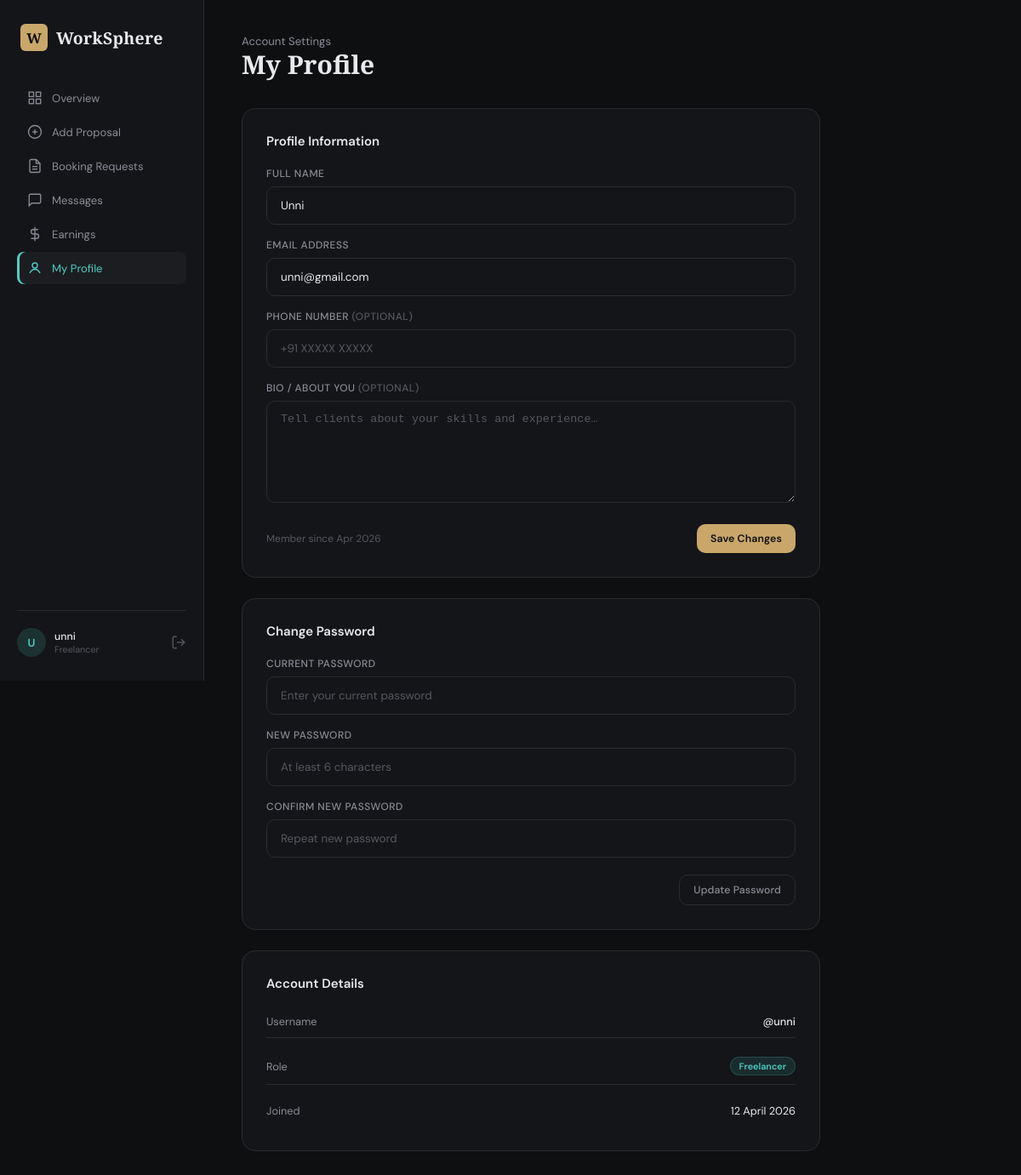
Screenshot of /freelancer/profile (signed in) with the database file from the repository.
### models.py (models this page shows, shortened)
class User(UserMixin, db.Model):
    __tablename__ = 'user'
    id            = db.Column(db.Integer, primary_key=True)
    username      = db.Column(db.String(80),  unique=True, nullable=False)
    email         = db.Column(db.String(120), unique=True, nullable=False)
    full_name     = db.Column(db.String(150), nullable=False)
    password_hash = db.Column(db.String(256), nullable=False)
    role          = db.Column(db.String(20),  nullable=False, default='client')
    created_at    = db.Column(db.DateTime,    default=datetime.utcnow)
    services               = db.relationship('Service',  foreign_keys='Service.freelancer_id',  backref='freelancer', lazy=True)
    bookings_as_client     = db.relationship('Booking',  foreign_keys='Booking.client_id',      backref='client',     lazy=True)
    bookings_as_freelancer = db.relationship('Booking',  foreign_keys='Booking.freelancer_id',  backref='freelancer', lazy=True)
    sent_messages          = db.relationship('Message',  foreign_keys='Message.sender_id',      backref='sender',     lazy=True)
    received_messages      = db.relationship('Message',  foreign_keys='Message.receiver_id',    backref='receiver',   lazy=True)
    payments_made          = db.relationship('Payment',  foreign_keys='Payment.client_id',      backref='client',     lazy=True)
    payments_received      = db.relationship('Payment',  foreign_keys='Payment.freelancer_id',  backref='freelancer', lazy=True)

### app.py (the view, shortened to what this page needs)
@app.route('/freelancer/profile', methods=['GET', 'POST'])
@login_required
def freelancer_profile():
    if current_user.role != 'freelancer':
        flash('Access denied.', 'error')
        return redirect(url_for('dashboard'))
    unread_msgs    = Message.query.filter_by(receiver_id=current_user.id, is_read=False).count()
    total_earnings = db.session.query(db.func.sum(Booking.amount)).filter_by(
        freelancer_id=current_user.id, status='completed').scalar() or 0
    total_jobs     = Booking.query.filter_by(freelancer_id=current_user.id, status='completed').count()
    return render_template('profile_freelancer.html',
        unread_msgs=unread_msgs,
        total_earnings=total_earnings,
        total_jobs=total_jobs)

### app.py (called while the page is built)
@login_manager.user_loader
def load_user(user_id):
    return db.session.get(User, int(user_id))

@app.after_request
def no_cache(response):
    response.headers['Cache-Control'] = 'no-store, no-cache, must-revalidate, private'
    response.headers['Pragma'] = 'no-cache'
    response.headers['Expires'] = '0'
    return response

@app.before_request
def enforce_session_user():
    open_routes = {'login', 'register', 'static'}
    if request.endpoint in open_routes:
        return
    session_uid = session.get('_user_id')
    if session_uid is None:
        return
    if current_user.is_authenticated and str(current_user.id) != str(session_uid):
        logout_user()
        flash('Session expired. Please log in again.', 'info')
        return redirect(url_for('login'))

### templates/profile_freelancer.html (shortened to what this page needs)
{% extends "base.html" %}
{% block content %}
<div class="app-layout">
  <aside class="sidebar sidebar--freelancer">
    <div class="sidebar__brand">
      <div class="brand__mark brand__mark--sm">W</div>
      <span class="brand__name">WorkSphere</span>
    </div>
    <nav class="sidebar__nav">
  <a href="{{ url_for('dashboard') }}"
     class="nav-item {% if request.endpoint == 'dashboard' %}nav-item--active{% endif %}">
    <svg viewBox="0 0 24 24" fill="none" stroke="currentColor" stroke-width="1.8" width="18">
      <rect x="3" y="3" width="7" height="7"/>
      <rect x="14" y="3" width="7" height="7"/>
      <rect x="3" y="14" width="7" height="7"/>
      <rect x="14" y="14" width="7" height="7"/>
    </svg>
    <span>Overview</span>
  </a>
  <a href="{{ url_for('add_service') }}"
     class="nav-item {% if request.endpoint == 'add_service' %}nav-item--active{% endif %}">
    <svg viewBox="0 0 24 24" fill="none" stroke="currentColor" stroke-width="1.8" width="18">
      <circle cx="12" cy="12" r="10"/>
      <line x1="12" y1="8" x2="12" y2="16"/>
      <line x1="8" y1="12" x2="16" y2="12"/>
    </svg>
    <span>Add Proposal</span>
  </a>
  <a href="{{ url_for('booking_requests') }}"
     class="nav-item {% if request.endpoint == 'booking_requests' %}nav-item--active{% endif %}">
    <svg viewBox="0 0 24 24" fill="none" stroke="currentColor" stroke-width="1.8" width="18">
      <path d="M14 2H6a2 2 0 0 0-2 2v16a2 2 0 0 0 2 2h12a2 2 0 0 0 2-2V8z"/>
      <polyline points="14 2 14 8 20 8"/>
      <line x1="16" y1="13" x2="8" y2="13"/>
      <line x1="16" y1="17" x2="8" y2="17"/>
    </svg>
    <span>Booking Requests</span>
  </a>
  <a href="{{ url_for('messages') }}"
     class="nav-item {% if request.endpoint == 'messages' %}nav-item--active{% endif %}">
    <svg viewBox="0 0 24 24" fill="none" stroke="currentColor" stroke-width="1.8" width="18">
      <path d="M21 15a2 2 0 0 1-2 2H7l-4 4V5a2 2 0 0 1 2-2h14a2 2 0 0 1 2 2z"/>
    </svg>
    <span>Messages</span>
  </a>
  <a href="{{ url_for('payments') }}"
     class="nav-item {% if request.endpoint == 'payments' %}nav-item--active{% endif %}">
    <svg viewBox="0 0 24 24" fill="none" stroke="currentColor" stroke-width="1.8" width="18">
      <line x1="12" y1="1" x2="12" y2="23"/>
      <path d="M17 5H9.5a3.5 3.5 0 0 0 0 7h5a3.5 3.5 0 0 1 0 7H6"/>
    </svg>
    <span>Earnings</span>
  </a>
  <a href="{{ url_for('freelancer_profile') }}"
     class="nav-item {% if request.endpoint == 'freelancer_profile' %}nav-item--active{% endif %}">
    <svg viewBox="0 0 24 24" fill="none" stroke="currentColor" stroke-width="1.8" width="18">
      <circle cx="12" cy="8" r="4"/>
      <path d="M4 20c2-4 6-6 8-6s6 2 8 6"/>
    </svg>
    <span>My Profile</span>
  </a>
</nav>
    <div class="sidebar__footer">
      <div class="sidebar__user">
        <div class="avatar avatar--freelancer">{{ current_user.username[0].upper() }}</div>
        <div class="sidebar__user-info">
          <span class="sidebar__user-name">{{ current_user.username }}</span>
          <span class="sidebar__user-role">Freelancer</span>
        </div>
      </div>
      <a href="{{ url_for('logout') }}" class="logout-btn" title="Logout">
        <svg viewBox="0 0 24 24" fill="none" stroke="currentColor" stroke-width="1.8" width="18"><path d="M9 21H5a2 2 0 0 1-2-2V5a2 2 0 0 1 2-2h4"/><polyline points="16 17 21 12 16 7"/><line x1="21" y1="12" x2="9" y2="12"/></svg>
      </a>
    </div>
  </aside>
  <main class="main-content">
    <header class="page-header">
      <div class="page-header__left">
        <p class="page-header__greeting">Account Settings</p>
        <h2 class="page-header__title">My Profile</h2>
      </div>
    </header>
    <div style="display:grid;gap:24px;max-width:680px">
      <div class="table-card" style="padding:28px">
        <h3 style="margin:0 0 20px;font-size:1rem;font-weight:600;color:var(--text-1)">Profile Information</h3>
        <form method="POST" action="{{ url_for('freelancer_profile') }}">
          <div class="field" style="margin-bottom:16px">
            <label class="field__label" for="full_name">Full Name</label>
            <div class="field__wrap">
              <input class="field__input" type="text" id="full_name" name="full_name"
                value="{{ current_user.full_name }}" required>
            </div>
          </div>
          <div class="field" style="margin-bottom:16px">
            <label class="field__label" for="email">Email Address</label>
            <div class="field__wrap">
              <input class="field__input" type="email" id="email" name="email"
                value="{{ current_user.email }}" required>
            </div>
          </div>
          <div class="field" style="margin-bottom:16px">
            <label class="field__label" for="phone">Phone Number <span style="color:var(--text-3)">(optional)</span></label>
            <div class="field__wrap">
              <input class="field__input" type="tel" id="phone" name="phone"
                value="{{ current_user.phone or '' }}" placeholder="+91 XXXXX XXXXX">
            </div>
          </div>
          <div class="field" style="margin-bottom:20px">
            <label class="field__label" for="bio">Bio / About You <span style="color:var(--text-3)">(optional)</span></label>
            <div class="field__wrap">
              <textarea class="field__input field__textarea" id="bio" name="bio"
                placeholder="Tell clients about your skills and experience…" rows="4">{{ current_user.bio or '' }}</textarea>
            </div>
          </div>
          <div style="display:flex;align-items:center;gap:12px">
            <div style="font-size:.8rem;color:var(--text-3)">
              Member since {{ current_user.created_at.strftime('%b %Y') }}
            </div>
            <button type="submit" class="btn btn--primary btn--sm" style="margin-left:auto">
              Save Changes
            </button>
          </div>
        </form>
      </div>
      <div class="table-card" style="padding:28px">
        <h3 style="margin:0 0 20px;font-size:1rem;font-weight:600;color:var(--text-1)">Change Password</h3>
        <form method="POST" action="{{ url_for('freelancer_profile') }}">
          <div class="field" style="margin-bottom:16px">
            <label class="field__label" for="current_password">Current Password</label>
            <div class="field__wrap">
              <input class="field__input" type="password" id="current_password"
                name="current_password" required placeholder="Enter your current password">
            </div>
          </div>
          <div class="field" style="margin-bottom:16px">
            <label class="field__label" for="new_password">New Password</label>
            <div class="field__wrap">
              <input class="field__input" type="password" id="new_password"
                name="new_password" required placeholder="At least 6 characters">
            </div>
          </div>
          <div class="field" style="margin-bottom:20px">
            <label class="field__label" for="confirm_password">Confirm New Password</label>
            <div class="field__wrap">
              <input class="field__input" type="password" id="confirm_password"
                name="confirm_password" required placeholder="Repeat new password">
            </div>
          </div>
          <div style="display:flex;justify-content:flex-end">
            <button type="submit" class="btn btn--outline btn--sm">Update Password</button>
          </div>
        </form>
      </div>
      <div class="table-card" style="padding:28px">
        <h3 style="margin:0 0 16px;font-size:1rem;font-weight:600;color:var(--text-1)">Account Details</h3>
        <div style="display:grid;gap:12px">
          <div style="display:flex;justify-content:space-between;align-items:center;padding:10px 0;border-bottom:1px solid var(--border)">
            <span style="font-size:.85rem;color:var(--text-2)">Username</span>
            <span style="font-size:.85rem;font-weight:500;color:var(--text-1)">@{{ current_user.username }}</span>
          </div>
          <div style="display:flex;justify-content:space-between;align-items:center;padding:10px 0;border-bottom:1px solid var(--border)">
            <span style="font-size:.85rem;color:var(--text-2)">Role</span>
            <span class="status-badge status-badge--accepted">Freelancer</span>
          </div>
          <div style="display:flex;justify-content:space-between;align-items:center;padding:10px 0">
            <span style="font-size:.85rem;color:var(--text-2)">Joined</span>
            <span style="font-size:.85rem;color:var(--text-1)">{{ current_user.created_at.strftime('%d %B %Y') }}</span>
          </div>
        </div>
      </div>
    </div>
  </main>
</div>
{% endblock %}

### rows the page displays
User: username "U", username "unni", full_name "Unni", email "unni@gmail.com", created_at "Apr 2026", created_at "12 April 2026"
